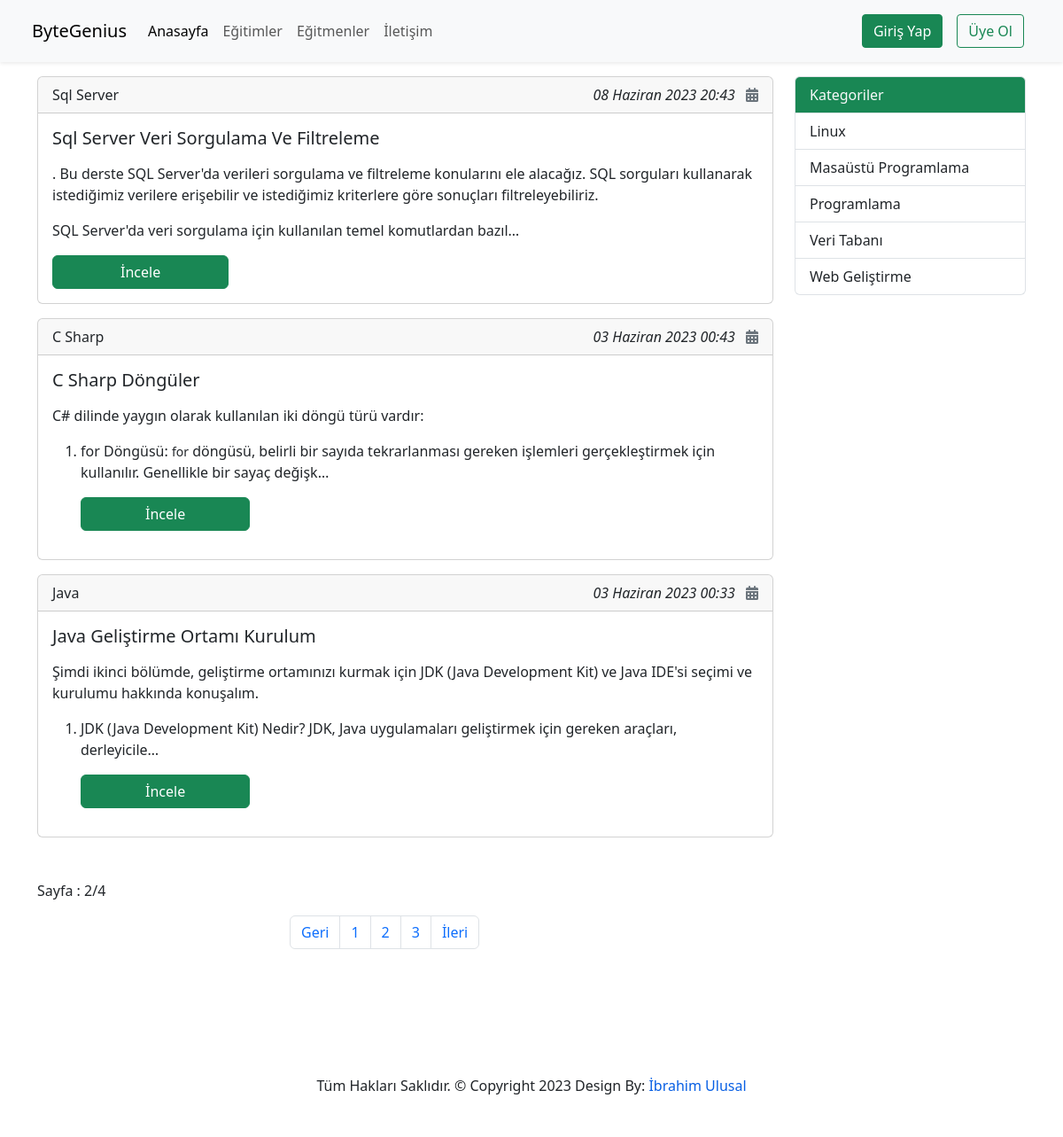
Before: /?page=2 with the older database file.
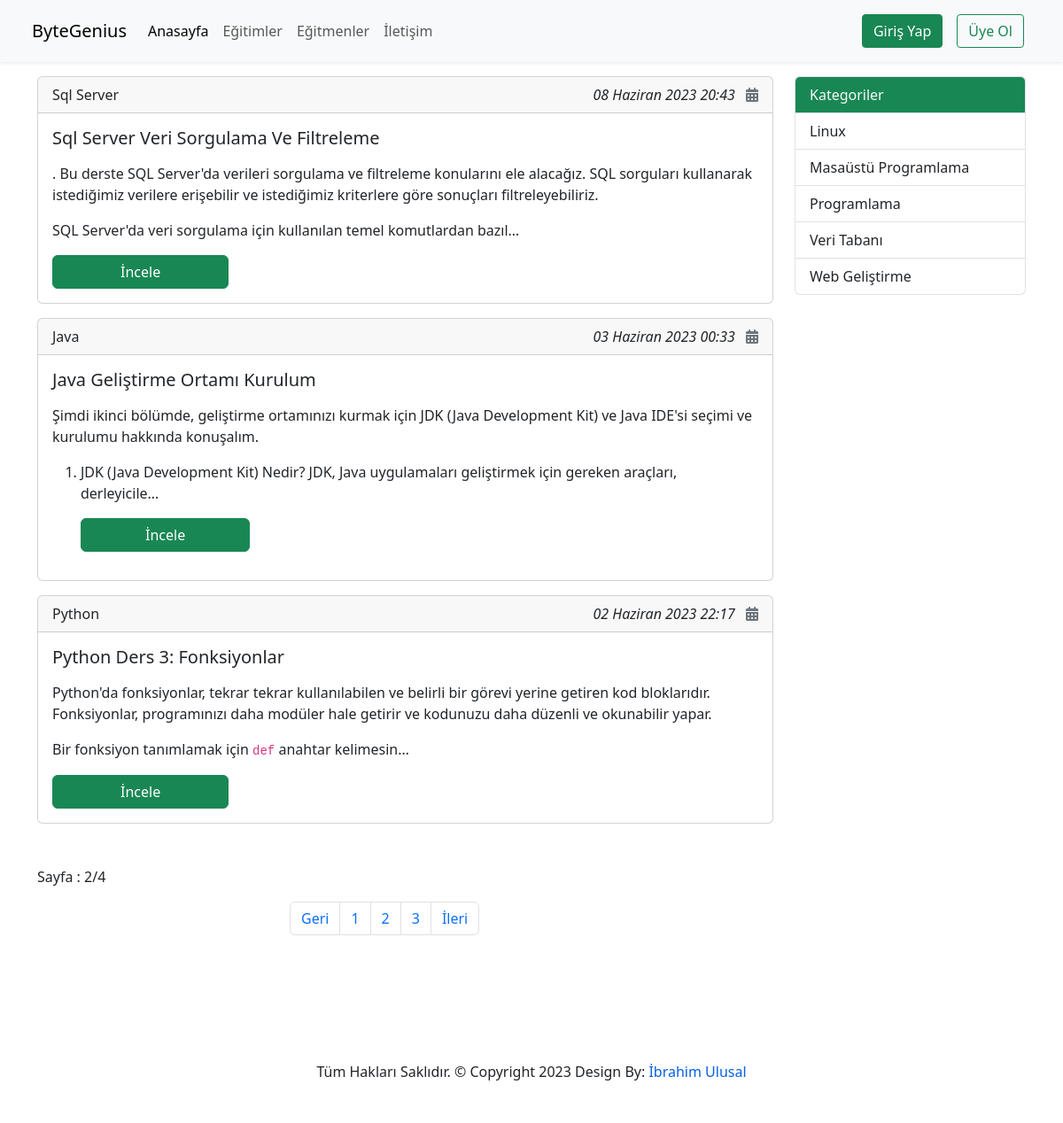
After: the same page with the newer database file.
### courses/Models/CourseData.py (models this page shows, shortened)
class CourseData(models.Model):
    name = models.ForeignKey(CourseName,on_delete=models.CASCADE)
    title = models.CharField(max_length=50)
    description = RichTextUploadingField()
    date = models.DateTimeField(auto_now_add=True)
    slug = models.SlugField(unique=True,editable=False)
    isShowhome = models.BooleanField(blank=True,null=True)

### courses/Models/CourseName.py (models this page shows, shortened)
class CourseName(models.Model):
    courseName = models.CharField(max_length=50)
    date = models.DateTimeField(auto_now_add=True)
    slug = models.SlugField(unique=True,editable=False)

### courses/Models/Category.py (models this page shows, shortened)
class Category(models.Model):
    categoryName = models.CharField(max_length=50)
    date = models.DateTimeField(auto_now_add=True)
    slug = models.SlugField(unique=True,editable=False)

### pages/views.py (the view)
# urls.py: path('',views.index,name="home"),
def index(request):
    courseList = CourseData.objects.all().filter(isShowhome=True).order_by('-id')
    paginator = Paginator(courseList,3)
    page_number = request.GET.get("page")
    page_obj = paginator.get_page(page_number)
    context = {
        'categories':Category.objects.all().order_by('categoryName'),
        'page_obj':page_obj,
        }
    return render(request,'pagesAppFiles/index.html',context=context)

### templates/pagesAppFiles/index.html (shortened to what this page needs)
{% extends 'partials/_base.html'%}
{% block content %}
<div class="container mt-3">
    <div class="row">
      <div class="col-sm-9">
        {% for data in page_obj.object_list %}
          {% if data.isShowhome %}
            <div class="card mb-3">
              <div class="card-header">
                {{ data.name.courseName|title }}
                <span class="float-end" style="font-style: italic;">{{ data.date }} <i class="fa-solid fa-calendar-days ms-2 text-secondary"></i></span>
              </div>
              <div class="card-body">
                <h5 class="card-title"> <a href="{% url 'course-data-details' data.id  %}" class="text-decoration-none text-dark">{{ data.title|title }} </a></h5>
                    <p class="card-text">
                      {{ data.description|safe|truncatechars:310 }}
                    </p>
                    <a href="{% url 'course-data-details' data.id  %}" class="btn btn-success float-right w-25">İncele</a>
              </div>
            </div>
          {% endif %}
          {% endfor %}
          <div class="row my-5">
            <p>Sayfa : {{ page_obj.number }}/{{ page_obj.paginator.num_pages }}</p>
            <div class="col-md-4 offset-md-4">
              <nav aria-label="Page navigation example">
                <ul class="pagination">
                  {% if page_obj.has_previous %}
                    <li class="page-item"><a class="page-link" href="?page={{ page_obj.previous_page_number }}">Geri</a></li>
                  {% endif %}
                    {% if page_obj.paginator.num_pages >= 3 %}
                  <li class="page-item"><a href="?page=1" class="page-link">1</a></li>
                  <li class="page-item"><a class="page-link" href="?page=2">2</a></li>
                  <li class="page-item"><a class="page-link" href="?page=3">3</a></li>
                  {% endif %}
                  {% if page_obj.has_next %}
                    <li class="page-item"><a class="page-link" href="?page={{ page_obj.next_page_number }}">İleri</a></li>
                    {% endif %}
                </ul>
              </nav>
            </div>
          </div>
      </div>
      <div class="col-sm-3">
        <div class="list-group">
          <li class="list-group-item list-group-item-action bg-success text-light">
            Kategoriler
          </li>
          {% for category in categories %}
          <a href="{% url 'categories' category.slug %}" class="list-group-item list-group-item-action"> {{ category.categoryName|title }} </a>
          {% endfor %}
        </div>
      </div>
    </div>
</div>
{% endblock %}

Changed rows visible on the page:
no longer on this page (row edited): CourseData: name.courseName "C Sharp", date "03 Haziran 2023 00:43", title "C Sharp Döngüler", description "C# dilinde yaygın olarak kullanılan iki döngü türü vardır: for Döngüsü: for döngüsü, belirli bir sayıda tekrarlanması gereken işlemleri gerçekleştirmek için kullanılır. Genellikle bir sayaç değişk…"
now on this page (row unchanged): CourseData: name.courseName "Python", date "02 Haziran 2023 22:17", title "Python Ders 3: Fonksiyonlar", description "Python'da fonksiyonlar, tekrar tekrar kullanılabilen ve belirli bir görevi yerine getiren kod bloklarıdır. Fonksiyonlar, programınızı daha modüler hale getirir ve kodunuzu daha düzenli ve okunabilir yapar. Bir fonksiyon tanımlamak için def anahtar kelimesin…"
